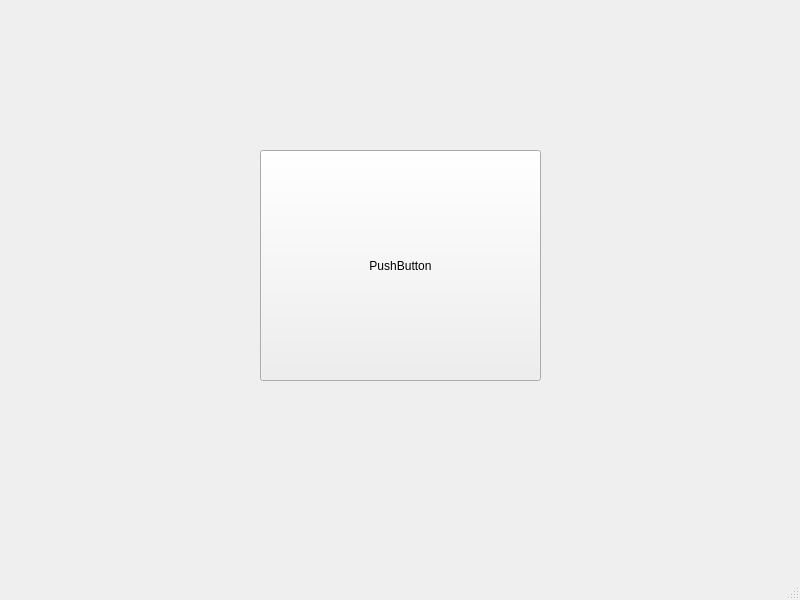
<?xml version="1.0" encoding="UTF-8"?>
<ui version="4.0">
 <class>MainWindow</class>
 <widget class="QMainWindow" name="MainWindow">
  <property name="geometry">
   <rect>
    <x>0</x>
    <y>0</y>
    <width>800</width>
    <height>600</height>
   </rect>
  </property>
  <property name="windowTitle">
   <string>MainWindow</string>
  </property>
  <widget class="QWidget" name="centralwidget">
   <widget class="QPushButton" name="pushButton">
    <property name="geometry">
     <rect>
      <x>260</x>
      <y>150</y>
      <width>281</width>
      <height>231</height>
     </rect>
    </property>
    <property name="text">
     <string>PushButton</string>
    </property>
   </widget>
  </widget>
  <widget class="QMenuBar" name="menubar">
   <property name="geometry">
    <rect>
     <x>0</x>
     <y>0</y>
     <width>800</width>
     <height>26</height>
    </rect>
   </property>
  </widget>
  <widget class="QStatusBar" name="statusbar"/>
 </widget>
 <resources/>
 <connections/>
</ui>
